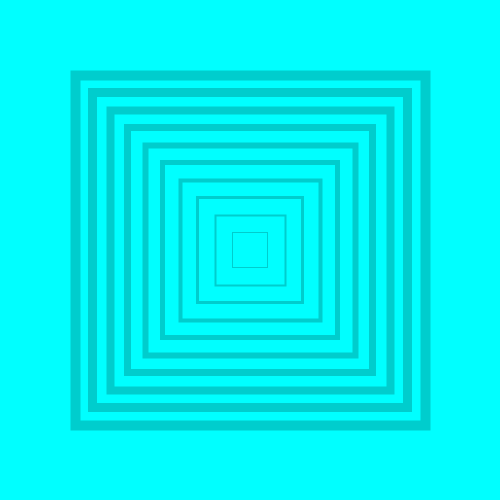
Frame 1 (no input)
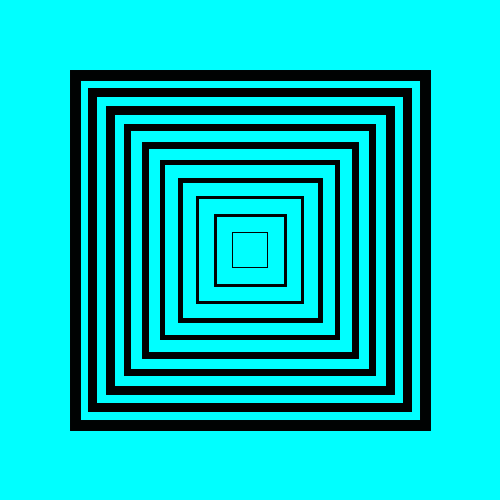
Frame 60 (the mouse pressed at the canvas centre just before this capture)
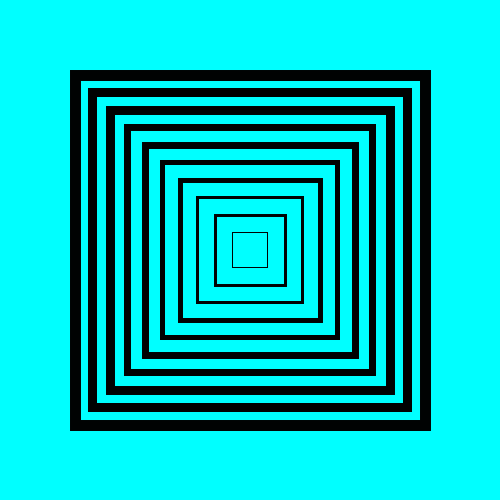
Frame 120 (the mouse held since frame 60 and released just before this capture)

The Processing sketch that drew these frames (run headless with seeded random() and noise(); from frame 60 on, the mouse is pressed at the canvas centre):

// Processing sketch: quiz2
// ── quiz2.pde

void setup() {
  size(500, 500);
  smooth();
  background(0, 255, 255);
}

void draw() {

  for (int i = 1; i <= 10; i++) {
    myRect(width/2, height/2, i*35, i);
  }
}

void mouseDragged() {

  for (int i = 1; i <= 10; i++) {
    myRect(mouseX, mouseY, i*2, i);
  }
}

void mouseReleased () {
  background(0, 255, 255);
}

// Function

void myRect(int rectX, int rectY, int diameter, int rectStroke) {
  rectMode(CENTER);
  noFill();
  strokeWeight(rectStroke);
  stroke(0, 50);
  rect(rectX, rectY, diameter, diameter);
}
